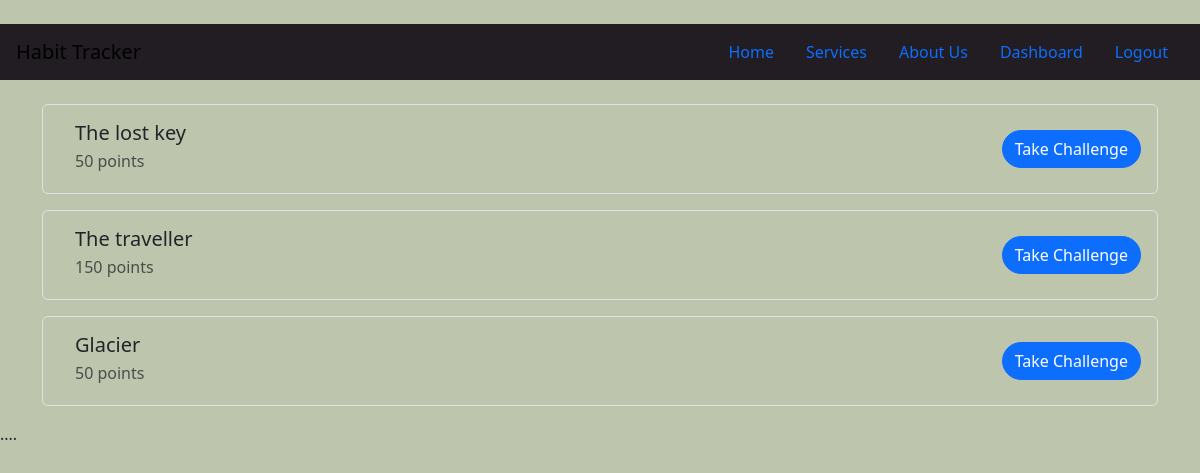
The app's page /habit_tracker/challenges/ (signed in) with its own data.
### habit_tracker/models.py (models this page shows, shortened)
class Challenge(models.Model):
    name = models.CharField(max_length=255)
    question = models.TextField()
    point = models.IntegerField()
    ended = models.BooleanField(default=False)
    answers = models.JSONField()  # Supports both single and multiple answers

### habit_tracker/views.py (the view)
# urls.py: path("challenges/", views.challenge, name="challenge"),
def challenge(request):
    challenges = Challenge.objects.all()
    return render(request, "habit_tracker/challenges.html", {
        "challenges": challenges
    })

### habit_tracker/templates/habit_tracker/challenges.html (shortened to what this page needs)
{% extends "habit_tracker/layout.html" %}
{% load static %}
{% block main %}
    {% if challenges %}
        {% for challenge in challenges %}
            <div class="challenge-item d-flex align-items-center border rounded p-3 mb-3">
                <div class="flex-grow-1 ms-3">
                    <h5 class="mb-1">{{ challenge.name }}</h5>
                    <p class="mb-1 text-muted">{{ challenge.point }} points</p>
                </div>
                <div>
                    {% if challenge.ended %}
                        <p class="text-danger mb-0">Challenge ended</p>
                    {% else %}
                        <a href="{% url 'challenge_page' challenge.id %}" class="btn btn-primary rounded-pill">Take Challenge</a>
                    {% endif %}
                </div>
            </div>
        {% endfor %}
    {% else %}
        <div class="text-center">
            <p class="text-muted">No challenges yet. Check back later.</p>
        </div>
    {% endif %}
{% endblock %}

### habit_tracker/static/habit_tracker/styles.css (style rules this page uses)
body { background-color: #bec5ad !important; }
.btn-primary { transition: all 0.3s ease-in-out; }

### records on screen
Challenge: name "The lost key", point "50", ended "Take Challenge"
Challenge: name "The traveller", point "150", ended "Take Challenge"
Challenge: name "Glacier", point "50", ended "Take Challenge"
